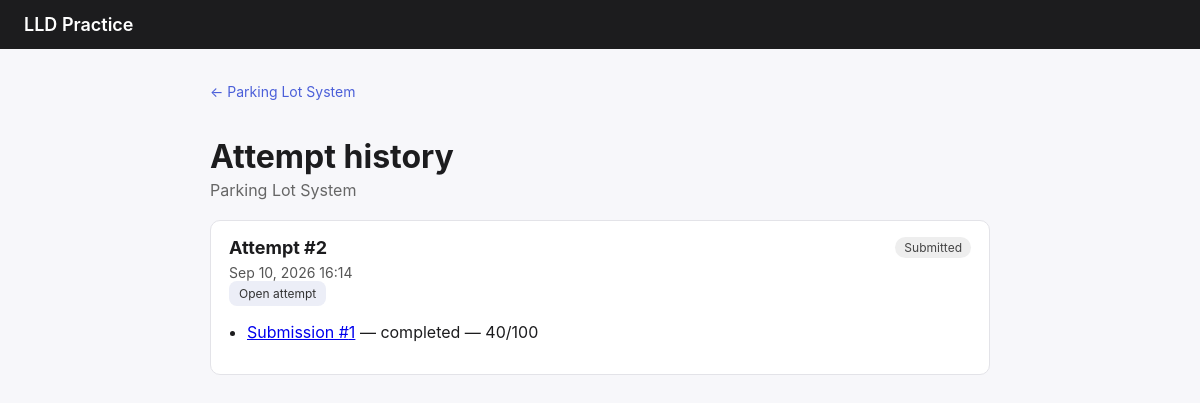
Page /problems/parking-lot/history on the committed database.
### app/models/orm.py (models this page shows)
class Problem(Base):
    __tablename__ = "problems"
    id = Column(Integer, primary_key=True)
    slug = Column(String, unique=True, nullable=False)
    title = Column(String, nullable=False)
    difficulty = Column(String, default="medium")
    description = Column(Text, nullable=False)
    requirements = Column(JSON, nullable=False)          # list[str]
    expected_entities = Column(JSON, nullable=False)      # list[str] - used by evaluator
    hints_for_variation = Column(JSON, default=list)      # list[str] - behaviors that vary
    attempts = relationship("Attempt", back_populates="problem")

class Attempt(Base):
    __tablename__ = "attempts"
    id = Column(Integer, primary_key=True)
    problem_id = Column(Integer, ForeignKey("problems.id"), nullable=False)
    learner_id = Column(String, default="demo-learner")
    created_at = Column(DateTime, default=_utcnow)
    status = Column(String, default="in_progress")  # in_progress | submitted
    draft_classes = Column(JSON, default=list)          # list[{name, type, fields[], methods[]}]
    draft_relationships = Column(JSON, default=list)    # list[{from, to, kind}]
    draft_code = Column(Text, default="")
    problem = relationship("Problem", back_populates="attempts")
    submissions = relationship("Submission", back_populates="attempt")

class Submission(Base):
    __tablename__ = "submissions"
    id = Column(Integer, primary_key=True)
    attempt_id = Column(Integer, ForeignKey("attempts.id"), nullable=False)
    created_at = Column(DateTime, default=_utcnow)
    classes = Column(JSON, default=list)
    relationships = Column(JSON, default=list)
    code = Column(Text, default="")
    status = Column(String, default="pending")  # pending | evaluating | completed | failed
    score = Column(Integer, nullable=True)
    checklist = Column(JSON, nullable=True)      # list[{label, passed, detail}]
    narrative_feedback = Column(Text, nullable=True)
    error_message = Column(Text, nullable=True)
    attempt = relationship("Attempt", back_populates="submissions")

### app/main.py (the view)
@app.get("/problems/{slug}/history")
def problem_history(slug: str, request: Request, db: Session = Depends(get_db)):
    problem = db.query(Problem).filter(Problem.slug == slug).first()
    if not problem:
        raise HTTPException(404, "Problem not found")
    attempts = (
        db.query(Attempt)
        .filter(Attempt.problem_id == problem.id, Attempt.learner_id == DEMO_LEARNER)
        .order_by(Attempt.created_at.desc())
        .all()
    )
    return templates.TemplateResponse(
        request, "history.html", {"problem": problem, "attempts": attempts}
    )

### app/templates/history.html (shortened to what this page needs)
{% extends "base.html" %}
{% block content %}
  <a href="/problems/{{ problem.slug }}" class="back-link">&larr; {{ problem.title }}</a>
  <h1>Attempt history</h1>
  <p class="subtitle">{{ problem.title }}</p>
  <div class="card-list">
    {% for a in attempts %}
      <div class="card static-card">
        <div class="card-title-row">
          <h2>Attempt #{{ a.id }}</h2>
          <span class="badge">{{ a.status }}</span>
        </div>
        <p>{{ a.created_at.strftime("%b %d, %Y %H:%M") }}</p>
        <a href="/attempts/{{ a.id }}" class="btn btn-secondary btn-small">Open attempt</a>
        {% if a.submissions %}
          <ul class="plain-list">
            {% for s in a.submissions|sort(attribute='created_at', reverse=True) %}
              <li>
                <a href="/submissions/{{ s.id }}">Submission #{{ s.id }}</a>
                — {{ s.status }}{% if s.score is not none %} — {{ s.score }}/100{% endif %}
              </li>
            {% endfor %}
          </ul>
        {% endif %}
      </div>
    {% endfor %}
  </div>
{% endblock %}

### app/static/style.css (style rules this page uses)
* { box-sizing: border-box; }
body { font-family: -apple-system, BlinkMacSystemFont, "Segoe UI", sans-serif; margin: 0; background: #f7f7fa; color: #1c1c1e; }
h1 { margin-bottom: 4px; }
.subtitle { color: #666; margin-top: 0; }
.back-link { display: inline-block; margin-bottom: 16px; color: #4b5fd9; text-decoration: none; font-size: 14px; }
.card-list { display: flex; flex-direction: column; gap: 12px; margin-top: 20px; }
.card { display: block; background: #fff; border: 1px solid #e3e3e8; border-radius: 10px; padding: 16px 18px; text-decoration: none; color: inherit; transition: box-shadow 0.15s; }
.card h2 { margin: 0; font-size: 18px; }
.card p { color: #555; margin: 6px 0 0; font-size: 14px; }
.card-title-row { display: flex; justify-content: space-between; align-items: center; }
.badge { font-size: 12px; padding: 3px 9px; border-radius: 20px; background: #eee; color: #444; text-transform: capitalize; }
.btn { padding: 9px 16px; border-radius: 8px; border: none; cursor: pointer; font-size: 14px; text-decoration: none; display: inline-block; }
.btn-secondary { background: #eceef7; color: #333; }
.btn-small { padding: 5px 10px; font-size: 12px; }
.plain-list { padding-left: 18px; }
.static-card { cursor: default; }

### rows in the picture
Problem: title "Parking Lot System"
Attempt: id "2", status "Submitted", created_at "Sep 10, 2026 16:14"
Submission: id "1", status "completed", score "40"
